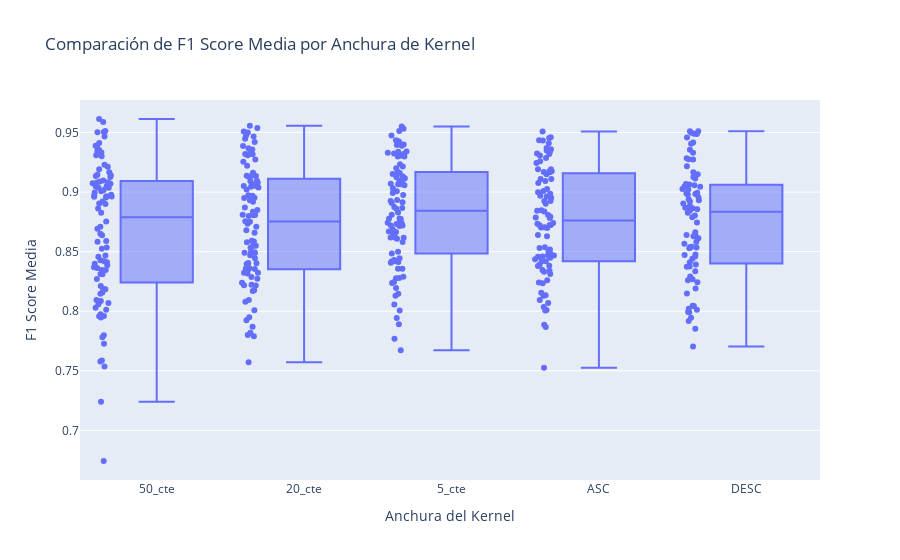

Notebook code cell kept with this figure:
### Markdown cell above
# Test de Hipótesis

- H0: Las medias de F1-Score siguen la misma distribución  
- H1: Las medias de F1-Score siguen distribuciones diferentes

### Code cell
import plotly.graph_objs as go

# Crear la figura
fig = go.Figure()

# Agregar el gráfico de caja y bigotes
fig.add_trace(go.Box(
    x=df['kernel_widths'],
    y=df['F1_Score_Media'],
    name='Box Plot',
    boxpoints='all'
))

# Actualizar el diseño
fig.update_layout(
    title='Comparación de F1 Score Media por Anchura de Kernel',
    xaxis=dict(title='Anchura del Kernel'),
    yaxis=dict(title='F1 Score Media'),
    legend=dict(yanchor="top", y=0.99, xanchor="left", x=0.01)
)

# Mostrar la figura
fig.show()

### Figure 1 — Plotly figure (JSON) as saved in the notebook; plotly's stock layout.template omitted (floating-point values rounded to 4 significant figures; data arrays with more than 128 entries replaced by an {"elided": "..."} marker saying what was removed)
{"data": [{"boxpoints": "all", "name": "Box Plot", "type": "box", "x": {"elided": "442 str values"}, "y": {"elided": "442 float values"}}], "layout": {"legend": {"x": 0.01, "xanchor": "left", "y": 0.99, "yanchor": "top"}, "title": {"text": "Comparación de F1 Score Media por Anchura de Kernel"}, "xaxis": {"title": {"text": "Anchura del Kernel"}}, "yaxis": {"title": {"text": "F1 Score Media"}}}}
